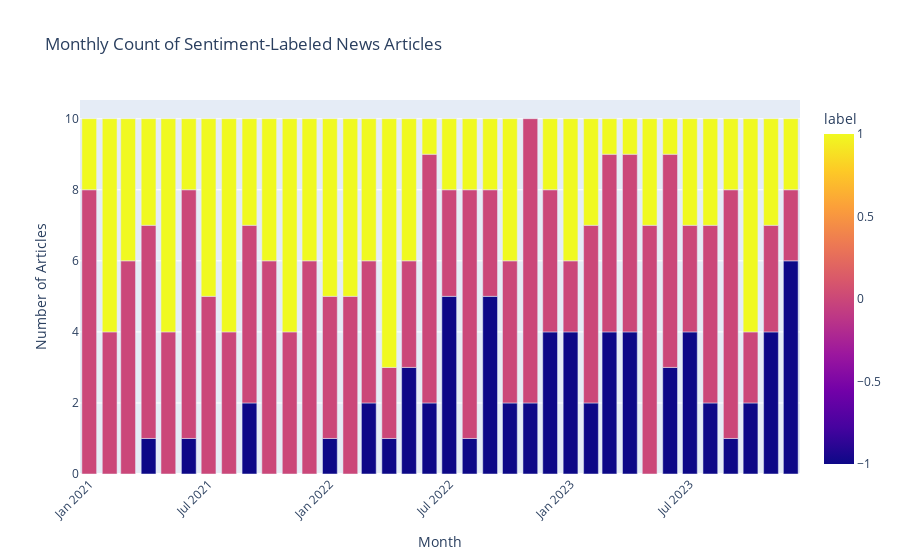

Write notebook code for a chart like this one.
### Code cell
plot_timeseries(testing_news)

### Figure 1 — Plotly figure (JSON) as saved in the notebook; plotly's stock layout.template omitted (floating-point values rounded to 4 significant figures)
{"data": [{"alignmentgroup": "True", "hovertemplate": "Month=%{x}<br>Number of Articles=%{y}<br>label=%{marker.color}<extra></extra>", "legendgroup": "", "marker": {"color": [0, 1, 0, 1, 0, 1, -1, 0, 1, 0, 1, -1, 0, 1, 0, 1, 0, 1, -1, 0, 1, 0, 1, 0, 1, 0, 1, -1, 0, 1, 0, 1, -1, 0, 1, -1, 0, 1, -1, 0, 1, -1, 0, 1, -1, 0, 1, -1, 0, 1, -1, 0, 1, -1, 0, 1, -1, 0, -1, 0, 1, -1, 0, 1, -1, 0, 1, -1, 0, 1, -1, 0, 1, 0, 1, -1, 0, 1, -1, 0, 1, -1, 0, 1, -1, 0, 1, -1, 0, 1, -1, 0, 1, -1, 0, 1], "coloraxis": "coloraxis", "pattern": {"shape": ""}}, "name": "", "offsetgroup": "", "orientation": "v", "showlegend": false, "textposition": "auto", "type": "bar", "x": ["2021-01", "2021-01", "2021-02", "2021-02", "2021-03", "2021-03", "2021-04", "2021-04", "2021-04", "2021-05", "2021-05", "2021-06", "2021-06", "2021-06", "2021-07", "2021-07", "2021-08", "2021-08", "2021-09", "2021-09", "2021-09", "2021-10", "2021-10", "2021-11", "2021-11", "2021-12", "2021-12", "2022-01", "2022-01", "2022-01", "2022-02", "2022-02", "2022-03", "2022-03", "2022-03", "2022-04", "2022-04", "2022-04", "2022-05", "2022-05", "2022-05", "2022-06", "2022-06", "2022-06", "2022-07", "2022-07", "2022-07", "2022-08", "2022-08", "2022-08", "2022-09", "2022-09", "2022-09", "2022-10", "2022-10", "2022-10", "2022-11", "2022-11", "2022-12", "2022-12", "2022-12", "2023-01", "2023-01", "2023-01", "2023-02", "2023-02", "2023-02", "2023-03", "2023-03", "2023-03", "2023-04", "2023-04", "2023-04", "2023-05", "2023-05", "2023-06", "2023-06", "2023-06", "2023-07", "2023-07", "2023-07", "2023-08", "2023-08", "2023-08", "2023-09", "2023-09", "2023-09", "2023-10", "2023-10", "2023-10", "2023-11", "2023-11", "2023-11", "2023-12", "2023-12", "2023-12"], "xaxis": "x", "y": [8, 2, 4, 6, 6, 4, 1, 6, 3, 4, 6, 1, 7, 2, 5, 5, 4, 6, 2, 5, 3, 6, 4, 4, 6, 6, 4, 1, 4, 5, 5, 5, 2, 4, 4, 1, 2, 7, 3, 3, 4, 2, 7, 1, 5, 3, 2, 1, 7, 2, 5, 3, 2, 2, 4, 4, 2, 8, 4, 4, 2, 4, 2, 4, 2, 5, 3, 4, 5, 1, 4, 5, 1, 7, 3, 3, 6, 1, 4, 3, 3, 2, 5, 3, 1, 7, 2, 2, 2, 6, 4, 3, 3, 6, 2, 2], "yaxis": "y"}], "layout": {"barmode": "relative", "coloraxis": {"colorbar": {"title": {"text": "label"}}, "colorscale": [[0, "#0d0887"], [0.1111, "#46039f"], [0.2222, "#7201a8"], [0.3333, "#9c179e"], [0.4444, "#bd3786"], [0.5556, "#d8576b"], [0.6667, "#ed7953"], [0.7778, "#fb9f3a"], [0.8889, "#fdca26"], [1, "#f0f921"]]}, "legend": {"tracegroupgap": 0}, "title": {"text": "Monthly Count of Sentiment-Labeled News Articles"}, "xaxis": {"anchor": "y", "domain": [0, 1], "tickangle": -45, "title": {"text": "Month"}}, "yaxis": {"anchor": "x", "domain": [0, 1], "title": {"text": "Number of Articles"}}}}
